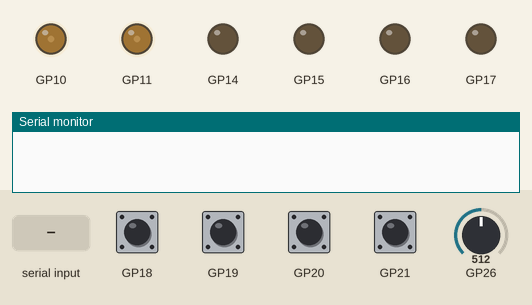
Recording of a sketch running on a simulated Raspberry Pi Pico. Shown: output pins drawn as LEDs (lit = HIGH), the last lines printed to the serial monitor. The inputs (shaded band) are chosen by the test bench; at power-on: GP18–21 HIGH, GP26 = 512.

Above: at 1.2 s.
1.3 s: "M\n" received over Serial
At 1.9 s:
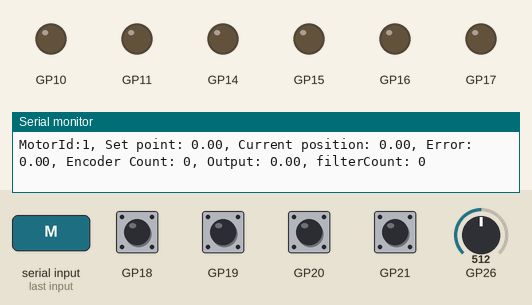
2.9 s: GP26 set to 541
At 3.3 s:
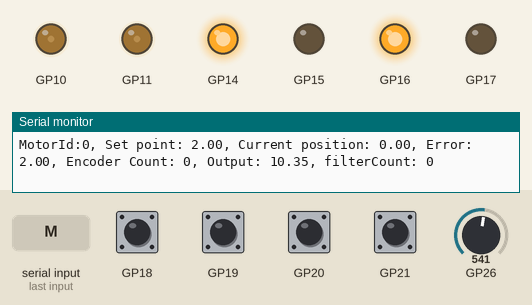
4.4 s: GP26 set to 592
7.4 s: GP26 set to 610
At 9.42 s:
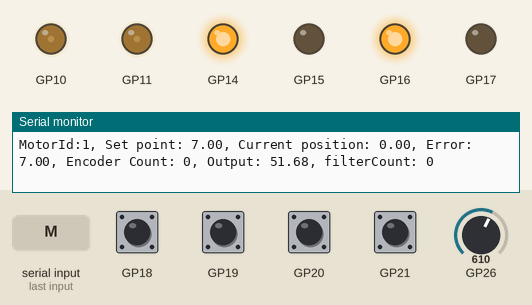
10.4 s: GP19 pulled LOW for 0.15 s
13.5 s: GP26 set to 900
At 13.98 s:
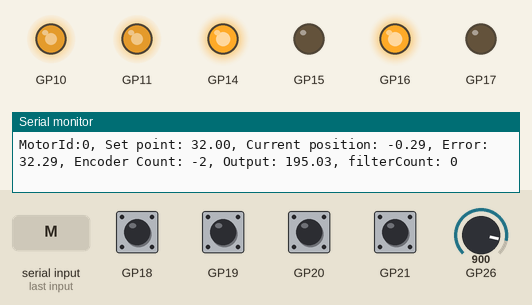
Timing chart, 0 to 17.5 s (numbered marks = the images above; inputs shaded):
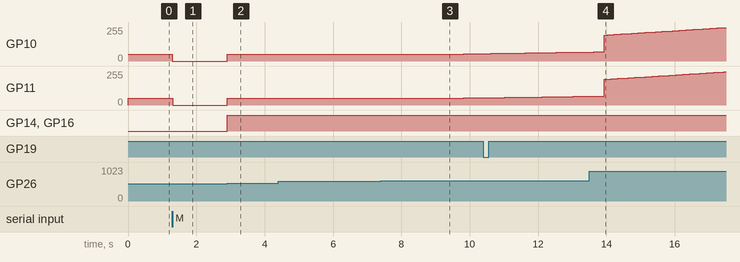

The sketch:

main.ino
```cpp
#include <Arduino.h>
#include "motor.h" // Include the motor class definition

#define MAX_SPEED 255    // Maximum PWM speed
#define PWM_MIN_SPEED 50  // Dead band of the motor compensation. Min value for PWM in order to make motors move!
#define ZERO_INTERPOLATION_FEED 50
#define PID_SAMPLE_TIME 100 // ms  // T = Sample period
#define BOUNCING 2 //based on sample time (this number * sample time), filter for arriving setpoint
#define POT_BOUNC_FILTER_NO   5 // POT_BOUNC_FILTER_NO * PID_SAMPLE_TIME msec. eg: 10*100ms=1sec
#define POT_MAX_DEVIATION  10 // Default ADC resolution with 12 bits/: 3.3 volt / 2^12= 0.8 mv. POT_MAX_DEVIATION*0.8. with 10 it is 8mv - Filter on POT
#define LED_PIN LED_BUILTIN

const long interval = 4000;
int ledState = LOW;  // ledState used to set the LED...

//extern int numMotors;
//extern motor** motors;
double temp;

void setup() {
    Serial.begin(115200);

    motors[0] = new motor(0, 10, 14, 15, 18, 19, 26, PWM_MIN_SPEED, 5.0, 0.01, 0);
    motors[1] = new motor(1, 11, 16, 17, 20, 21, 26, PWM_MIN_SPEED, 5.0, 0.01, 0);

    for (int i = 0; i < numMotors; i++) {
        // Adjust pin numbers as needed to make programming easier
        //  motors[i] = new motor(i, 10 + i, 14 + i, 15 + i, 18 + i, 19 + i, 26 + i, PWM_MIN_SPEED);
        motors[i]->begin();
    }
}

void loop() {
    static bool previousAllMotorInterspolationDone = false;
    static unsigned long currentMillis = 0;
    static bool ledState = LOW;
    // Assume all motors are interpolated until proven otherwise
    bool allMotorInterspolationDone = true;

    if (Serial.available()) {
        Serial.print("m or M = Manual, e.g: P 30 60, paralell movement, eg: S 30 60, Sequencial movement");
        String input = Serial.readStringUntil('\n');

        String setpoints[numMotors + 1];
        int setpointCount = 0;

        // Split the input string into individual mode + setpoints
        int startIndex = 0;
        for (int i = 0; i < input.length(); i++) {
            if (input.charAt(i) == ' ' || i == input.length() - 1) {
                setpoints[setpointCount] = input.substring(startIndex, i == input.length() - 1 ? i + 1 : i);
                startIndex = i + 1;
                setpointCount++;
                if (setpointCount == numMotors + 1) break;
            }
        }
        if (setpoints[0] == "M" || setpoints[0] == "m") {
            Serial.println("Manual mode active for all motors");
            for (int i = 0; i < numMotors; i++) {
                motors[i]->initializeMotorInManual();
                motors[i]->setMode(operationMode::MANUAL);
            }
        }
        else if (setpointCount == numMotors + 1) {
            if (setpoints[0] == "P" || setpoints[0] == "p") {
                for (int i = 0; i < numMotors; i++) {
                    motors[i]->initializeMotorInAuto();
                    motors[i]->setMode(operationMode::PARALLEL_MOVEMENT);
                }
            }
            else if (setpoints[0] == "S" || setpoints[0] == "s") {
                for (int i = 0; i < numMotors; i++) {
                    motors[i]->initializeMotorInAuto();
                    motors[i]->setMode(operationMode::SEQUENTIAL_MOVEMENT);
                }
            }
            for (int i = 0; i < numMotors; i++) {
                motors[i]->setSetPoint(constrain(setpoints[i + 1].toDouble(), 0, 360));
                motors[i]->setStatus(MotorStatus::RUN);
                Serial.print("Motor ");
                Serial.print(i + 1);
                Serial.print(" setpoint: ");
                Serial.println(motors[i]->getSetPoint());
                motors[i]->setPrevSetPoint(motors[i]->getPosition());
            }
        }
        else { Serial.println("Invalid input. Please enter setpoints for all motors."); }
    }

    switch (motors[0]->getMode()) {

    case operationMode::MANUAL:
        //      for (int i = 0; i < numMotors; i++)
        //        motors[i]->PID_Function();
        //      break;
    case operationMode::PARALLEL_MOVEMENT:
        for (int i = 0; i < numMotors; i++)
            motors[i]->PID_Function();
        for (int i = 0; i < numMotors; i++)
            if (!motors[i]->getIntorpolationStatus())
                allMotorInterspolationDone = false;  //even one motor is interpollating, then go false for entire proccess

        break;

    case operationMode::SEQUENTIAL_MOVEMENT:
        for (int i = 0; i < numMotors;) {
            if (!(motors[i]->getIntorpolationStatus())) {
                motors[i]->PID_Function();
                motors[i]->setStatus(MotorStatus::NORM_INTERPOL);
                allMotorInterspolationDone = false;
            }
            else {
                motors[i]->setStatus(MotorStatus::STOP_REST);
                i++;
                //          if(i == numMotors) allMotorInterspolationDone = true;
            }
        }
        break;
    }

    if (motors[0]->getMode() != operationMode::MANUAL)
    {
        // Detect rising edge of allMotorInterspolationDone
        if (allMotorInterspolationDone && !previousAllMotorInterspolationDone) {
            currentMillis = millis();  // This will only execute once when the rising edge is detected
            ledState = !ledState;
            for (int i = 0; i < numMotors; i++) {   // swap prev and current set points
                temp = motors[i]->getSetPoint();
                motors[i]->setSetPoint(motors[i]->getPrevSetPoint());
                motors[i]->setPrevSetPoint(temp);
            }
            digitalWrite(LED_PIN, ledState);
        }

        if (allMotorInterspolationDone && (millis() - currentMillis >= interval)) {
            for (int i = 0; i < numMotors; i++)
                motors[i]->initializeMotorInAuto();
        }

        previousAllMotorInterspolationDone = allMotorInterspolationDone;  // Update the previous state
    }
}
```

motor.cpp
```cpp
#include "motor.h"
#include <Arduino.h>


#define MAX_SPEED 255    // Maximum PWM speed
#define PWM_MIN_SPEED 50  // Dead band of the motor compensation. Min value for PWM in order to make motors move!
#define ZERO_INTERPOLATION_FEED 50
#define PID_SAMPLE_TIME 100 // ms  // T = Sample period
#define BOUNCING 2 //based on sample time (this number * sample time), filter for arriving setpoint
#define POT_BOUNC_FILTER_NO   5 // POT_BOUNC_FILTER_NO * PID_SAMPLE_TIME msec. eg: 10*100ms=1sec
#define POT_MAX_DEVIATION  10 // Default ADC resolution with 12 bits/: 3.3 volt / 2^12= 0.8 mv. POT_MAX_DEVIATION*0.8. with 10 it is 8mv - Filter on POT

// Definition of static member
motor* motor::motorInstances[2] = { nullptr, nullptr };

// Definition of motors and numMotors
int numMotors = 2;
motor** motors = new motor*[numMotors];

motor::motor(int id, int pwm_pin, int forward_pin, int backward_pin, int encoderA_pin, int encoderB_pin, int potentiometer_jogging_pin, int speed_pwmValue, double Kp, double Ki, double Kd)
    : mode(operationMode::SEQUENTIAL_MOVEMENT), Kp(Kp), Ki(Ki), Kd(Kd) {
    this->id = id;
    this->pwm_pin = pwm_pin;
    this->forward_pin = forward_pin;
    this->backward_pin = backward_pin;
    this->encoderA_pin = encoderA_pin;
    this->encoderB_pin = encoderB_pin;
    this->potentiometer_jogging_pin = potentiometer_jogging_pin;
    this->speed_pwmValue = speed_pwmValue;
    this->setStatus(MotorStatus::STOP_REST);
    //this-> setMode(operationMode::MANUAL);
    pinMode(pwm_pin, OUTPUT);
    pinMode(forward_pin, OUTPUT);
    pinMode(backward_pin, OUTPUT);
    pinMode(encoderA_pin, INPUT_PULLUP);
    pinMode(encoderB_pin, INPUT_PULLUP);
    pinMode(potentiometer_jogging_pin, INPUT);
    analogWrite(pwm_pin, speed_pwmValue);

    controlMode = set_value = current_position = EncoderCounter = zeroInterpolationDone = 0;
    interpolationSuccessfullyDone = true;

    if (id < 2) motorInstances[id] = this;  // this method is recommended to access multiple interrupts services in Raspberrypi pico
}

motor::~motor() {
    if(motors != nullptr) {
        for (int i = 0; i < numMotors; i++) {
            delete motors[i];
        }
        delete[] motors;
    }
    Serial.print("destructive executed");
}

void motor::begin() {
    if (motorInstances[0] == this) {
        attachInterrupt(digitalPinToInterrupt(encoderA_pin), handleInterrupt0, CHANGE);
        attachInterrupt(digitalPinToInterrupt(encoderB_pin), handleInterrupt0, CHANGE);
    }
    else if (motorInstances[1] == this) {
        attachInterrupt(digitalPinToInterrupt(encoderA_pin), handleInterrupt1, CHANGE);
        attachInterrupt(digitalPinToInterrupt(encoderB_pin), handleInterrupt1, CHANGE);
    }
}

void motor::handleInterrupt0() {
    if (motorInstances[0]) motorInstances[0]->updateEncoder();
}

void motor::handleInterrupt1() {
    if (motorInstances[1]) motorInstances[1]->updateEncoder();
}

bool motor::PID_Function() {

    unsigned long now = millis();
    if ((now - last_time >= PID_SAMPLE_TIME) && getMode() == operationMode::MANUAL) {  // checking whether POT value changed by putting filter on it
        potValue = analogRead(potentiometer_jogging_pin);
        // this part is ignoring little mvolt changes on POT value reading, otherwise motor oscilate in place
        if (abs(potValue - previous_potValue) < POT_MAX_DEVIATION) { //So if the Read Pot Val was less than POT_BOUNC_FILTER_NO
            potFilterCounter = 0;  //reset counter in order to make consecutive reading
        }
        else
            potFilterCounter++;
        if (potFilterCounter == POT_BOUNC_FILTER_NO) {   //POT_BOUNC_FILTER_NO*PID_SAMPLE_TIME msec. here 5*100=500 msec - if consecutive reading POT for this time stay out of POT_MAX_DEVIATION FiLter value then POT value has been changed in real
            potFilterCounter = 0;
            interpolationSuccessfullyDone = false;          // trigering to start interpolation
            set_value += map(potValue - previous_potValue, 0, 4095, 0, 360);
            previous_potValue = potValue;
        }

    }
    if (now - last_time >= PID_SAMPLE_TIME && !interpolationSuccessfullyDone) {  //needs interpolation
        last_time = now;

        // Update feedback and calculate error
       // current_position = (EncoderCounter * 360.0) / EncoderCountsPerRevolution;
        //feedback = current_position;
        error = set_value - getPosition();

        // PID calculations diffrent method

        //output +=  this-> Kp * ((1 + Ki + Kd) * error - (1 + 2 * Kd) * error_1 + Kd * error_2 );  // PID formula right point integration
        //output +=  this->Kp * ( (1 +  Kd) * error + (Ki - 1 - 2*Kd) * error_1 + Kd * error_2 );  // PID formula left point integration
        output += this->Kp * ((1 + Kd + 0.5 * Ki) * error + (0.5 * Ki - 1 - 2 * Kd) * error_1 + Kd * error_2);  // PID formula Mid point integration


        error_2 = error_1;
        error_1 = error;

        //if an error was less and limited (for a periode) then consider the interpolation has bin accomplished - movingAvrageFilter
        if (error > -0.5 && error < 0.5)   filterCount++;  // Act same as POT filter
        else filterCount = 0;

        if (filterCount == BOUNCING) {
            interpolationSuccessfullyDone = true;
            output = 0;
            filterCount = 0;
        }
        setSpeed(MAX_SPEED);
        setMotor();  // Update motor control
        printDebug(); // Debugging commands
    }
    return interpolationSuccessfullyDone;
}

void motor::updateEncoder() {

    int MSB = digitalRead(encoderA_pin); // Most Significant Bit
    int LSB = digitalRead(encoderB_pin); // Least Significant Bit
    currState = (MSB << 1) | LSB; // Convert the two pin states to a single number.
    int sum = (prevState << 2) | currState;

    if (sum == 0b1101 || sum == 0b0100 || sum == 0b0010 || sum == 0b1011) EncoderCounter--;
    if (sum == 0b1110 || sum == 0b0111 || sum == 0b0001 || sum == 0b1000) EncoderCounter++;

    prevState = currState; // Store current state
}

void motor::setMotor() {
    if (output > 0) {
        analogWrite(pwm_pin, constrain(output, PWM_MIN_SPEED, speed_pwmValue));
        digitalWrite(forward_pin, HIGH);
        digitalWrite(backward_pin, LOW);
    }
    else if (output < 0) {
        analogWrite(pwm_pin, constrain(-output, PWM_MIN_SPEED, speed_pwmValue));
        digitalWrite(forward_pin, LOW);
        digitalWrite(backward_pin, HIGH);
    }
    else {
        analogWrite(pwm_pin, 0);
        digitalWrite(forward_pin, LOW);
        digitalWrite(backward_pin, LOW);
    }
}

void motor::printDebug() {
    Serial.println();
    Serial.print("MotorId:");
    Serial.print(getId());
    Serial.print(", Set point: ");
    Serial.print(getSetPoint());
    Serial.print(", Current position: ");
    Serial.print(getPosition());
    Serial.print(", Error: ");
    Serial.print(getError());
    Serial.print(", Encoder Count: ");
    Serial.print(getEncoderCount());
    Serial.print(", Output: ");
    Serial.print(getOutput());
    Serial.print(", filterCount: ");
    Serial.print(getFilterCount());
}

void motor::printMode() const {
    switch (mode) {
    case operationMode::MANUAL:
        Serial.print("Mode: Manual");
        break;
    case operationMode::PARALLEL_MOVEMENT:
        Serial.print("Mode: Parallel Movement");
        break;
    case operationMode::SEQUENTIAL_MOVEMENT:
        Serial.print("Mode: Sequential Movement");
        break;
    }
}
```

motor.h
```cpp
#ifndef MOTOR_H
#define MOTOR_H

#include <Arduino.h>
#include <pico/multicore.h>
const int EncoderCountsPerRevolution = 2450;


// Forward declaration of class motor
class motor;

// Enums must be declared before the class that uses them
enum class MotorStatus {
    STOP_REST,
    HOLD,
    RUN,
    ZERO_INTERPOL,
    NORM_INTERPOL,
    TIME_OUT,
    ACCELERATION,
    DECELERATION
};

enum class operationMode {
    MANUAL,
    PARALLEL_MOVEMENT,
    SEQUENTIAL_MOVEMENT
};

// Declaration of motors and numMotors
extern int numMotors;
extern motor** motors;

class motor {
private:
    int id;
    int pwm_pin;
    int forward_pin;
    int backward_pin;
    int encoderA_pin;
    int encoderB_pin;
    int potentiometer_jogging_pin;

    MotorStatus motorStatus;
    operationMode mode;

    bool controlMode;
    bool interpolationSuccessfullyDone;
    bool zeroInterpolationDone;
    int speed_pwmValue;

    double Kp, Ki, Kd;
    double set_value;
    double prev_set_value;
    double potValue, previous_potValue;
    unsigned long last_time;
    int filterCount, numberOfCoefficient;
    int potFilterCounter;
    double error_1, error_2, error, output;
    volatile uint8_t prevState;
    volatile uint8_t currState;
    volatile int EncoderCounter;
    volatile double current_position;
    static motor* motorInstances[2];

public:
    // Constructor
    motor(int id, int pwm_pin, int forward_Pin, int backward_pin, int encoderA_pin, int encoderB_pin, int potentiometer_jogging_pin, int speed_pwmValue, double Kp, double Ki, double Kd);
    ~motor();

    void setSpeed(int feed) { speed_pwmValue = feed; };
    void begin();
    void setMode(operationMode newMode) { mode = newMode; };
    void initializeMotorInAuto() { interpolationSuccessfullyDone = false; filterCount = 0; potFilterCounter = 0; };
    void initializeMotorInManual() { previous_potValue = analogRead(potentiometer_jogging_pin); interpolationSuccessfullyDone = false; filterCount = 0; potFilterCounter = 0; };
    int getId() const { return id; };
    operationMode getMode() const { return mode; };
    void setSetPoint(double inputValue) { set_value = inputValue; };
    void setPrevSetPoint(double inputValue) { prev_set_value = inputValue; };
    void setStatus(MotorStatus statusValue) { motorStatus = statusValue; };
    double getSetPoint() const { return set_value; };
    double getPrevSetPoint() const { return prev_set_value; };
    bool getControlMode() const { return  controlMode; };
    MotorStatus getStatus() const { return motorStatus; };
    double getError() const { return error; };
    volatile int getEncoderCount() const { return EncoderCounter; };
    double getOutput() const { return output; };
    bool getIntorpolationStatus() const { return interpolationSuccessfullyDone; };
    bool getZeroInterpolation() const { return zeroInterpolationDone; };
    int getFilterCount() const { return filterCount; };
    int getPwm_pin() const { return pwm_pin; };
    int getForward_pin() const { return forward_pin; };
    int getBackward_pin() const { return backward_pin; };
    double getPosition() { current_position = (EncoderCounter * 360.0) / EncoderCountsPerRevolution; return current_position; };
    bool PID_Function();
    void updateEncoder();
    void setMotor();
    void printDebug();
    void printMode() const;
    static void handleInterrupt0();
    static void handleInterrupt1();
};

#endif
```

Measured:
- the behaviour switches between 523 and 524 on GP26 (found by bisection; images 1 and 2)
- after the input at 1.3 s, GP10, GP11: 50/255 → 0/255 at once
- after the input at 2.9 s, GP10, GP11: 0/255 → 50/255 at once; GP14, GP16: LOW → HIGH at once
- after the input at 7.4 s, GP10, GP11: 50/255 → 51/255 after 1.9 s, → 52/255 0.20 s later, → 53/255 0.30 s later, → 54/255 0.30 s later
